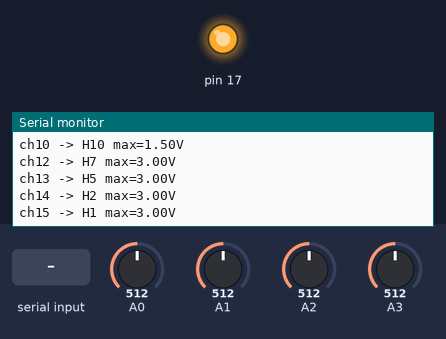
Bench run of a sketch on a simulated Arduino Leonardo, built with avr-gcc and run on an emulated ATmega32U4. Shown: output pins drawn as LEDs (lit = HIGH), the last lines printed to the serial monitor. Inputs (shaded band) come from the test bench; at power-on: A0 = 512, A1 = 512, A2 = 512, A3 = 512. Random numbers use the default seed unless the sketch sets one; pins used as bus, display or sensor lines are not drawn.

Above: at 1.2 s.
1.3 s: "START\n" received over Serial
At 2.0 s:
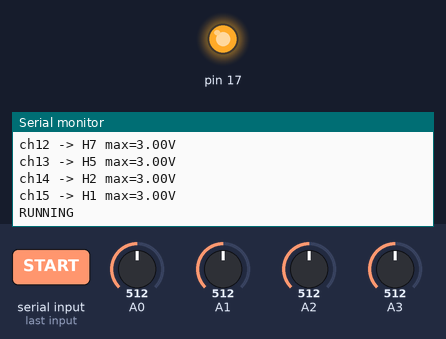
At 5.7 s:
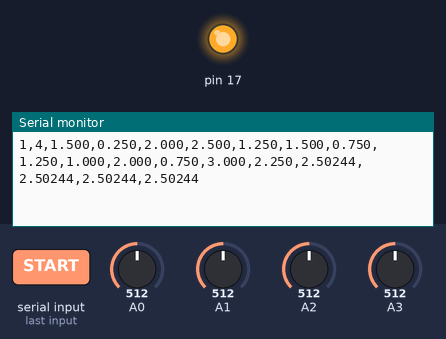
Timing chart, 0 to 7.2 s (numbered marks = the images above; inputs shaded):
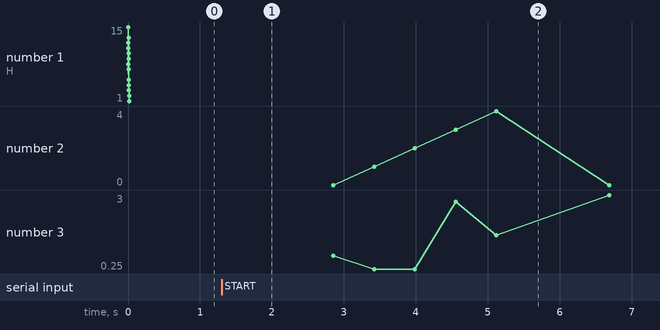

Measured:
- after the input at 1.3 s, the serial monitor: prints a new line at once (image 1)

The sketch:

experiment_16ch.ino
```cpp
#include <SPI.h>

/* =====================================================================
   13-HEATER RANDOM COMBINATION EXPERIMENT
   ---------------------------------------------------------------------
   - Only run this AFTER 1_pin_connection_check.ino has confirmed every
     active channel drives the pin you expect.
   - H6, H14, H18 (DAC channels 11, 8, 6) are EXCLUDED - resistance was
     never confirmed for them. They are forced to 0V once at startup
     and never touched by the sweep. Only the 13 heaters with known
     resistance are driven/randomized/logged.
   ===================================================================== */

/* ================= USER PARAMETERS ================= */
#define NUM_DAC_CH        16   // physical channel count on the DAC81416
#define NUM_COMB          5
#define NUM_PD            4

#define SWITCH_DELAY_MS   1000
#define HEATER_DELAY_MS   500
#define PD_SAMPLE_DELAY   10
#define PD_AVG_COUNT      5

/* ================= HARDWARE ================= */
#define CS_DAC            10
#define VREF_DAC          5.0

/* ================= GLOBALS ================= */
float dacVoltages[NUM_DAC_CH];
bool runFlag = false;

/* ================= PER-CHANNEL VOLTAGE LIMITS =================
   Index = DAC channel. Value = max safe voltage for that channel,
   set from the heater's resistance category (~120R -> 3.0V,
   ~60R -> 1.5V, keeping current at ~25mA vs the 30mA rating).
   Order/heater identity matches the mapping decoded from your notes.
   Channels 6, 8, 11 (H18, H14, H6) are unused - value irrelevant,
   they are never driven above 0V (see activeChannels[] below).
   ================================================================= */
const char* heaterName[NUM_DAC_CH] = {
  "H15","H12","H11","H8","H4","H3","H18","H9",
  "H14","H13","H10","H6","H7","H5","H2","H1"
};

float maxVolt[NUM_DAC_CH] = {
  3.0,  // ch0  H15  114.1R
  1.5,  // ch1  H12  62.3R
  3.0,  // ch2  H11  118.8R
  3.0,  // ch3  H8   114.1R
  1.5,  // ch4  H4   57.8R
  3.0,  // ch5  H3   113.5R
  0.0,  // ch6  H18  EXCLUDED
  1.5,  // ch7  H9   57.2R
  0.0,  // ch8  H14  EXCLUDED
  3.0,  // ch9  H13  114.9R
  1.5,  // ch10 H10  56.4R
  0.0,  // ch11 H6   EXCLUDED
  3.0,  // ch12 H7   116.1R
  3.0,  // ch13 H5   117.1R
  3.0,  // ch14 H2   116.8R
  3.0,  // ch15 H1   114.1R
};

/* Only these 13 channels are driven, randomized, and logged.
   H6 (11), H14 (8), H18 (6) are left out entirely. */
const int activeChannels[] = {0, 1, 2, 3, 4, 5, 7, 9, 10, 12, 13, 14, 15};
const int NUM_ACTIVE = sizeof(activeChannels) / sizeof(activeChannels[0]); // 13

/* ================= SETUP ================= */
void setup() {

  Serial.begin(115200);
  Serial1.begin(9600);

  pinMode(CS_DAC, OUTPUT);
  digitalWrite(CS_DAC, HIGH);

  SPI.begin();
  SPI.beginTransaction(SPISettings(10000000, MSBFIRST, SPI_MODE1));

  configureDAC();

  // Force every channel to 0V at boot, including the 3 excluded ones,
  // then leave the excluded ones alone for the rest of the run.
  for (int i = 0; i < NUM_DAC_CH; i++) setDAC(i, 0.0);

  randomSeed(analogRead(A7));

  Serial.println(F("READY"));
  Serial.println(F("Running 13 heaters. H6, H14, H18 excluded (held at 0V)."));
  Serial.println(F("Send START"));

  // Print the limits being used so a bad table edit is obvious immediately
  for (int i = 0; i < NUM_ACTIVE; i++) {
    int ch = activeChannels[i];
    Serial.print(F("ch")); Serial.print(ch);
    Serial.print(F(" -> ")); Serial.print(heaterName[ch]);
    Serial.print(F(" max=")); Serial.print(maxVolt[ch]);
    Serial.println(F("V"));
  }
}

/* ================= LOOP ================= */
void loop() {

  if (Serial.available()) {
    String cmd = Serial.readStringUntil('\n');
    cmd.trim();

    if (cmd == "START") {
      runFlag = true;
      Serial.println(F("RUNNING"));
    }
  }

  if (runFlag) {
    runFlag = false;
    runFullExperiment();
    Serial.println(F("DONE"));
  }
}

/* ================= MAIN EXPERIMENT ================= */
void runFullExperiment() {

  for (int port = 1; port <= 4; port++) {

    Serial1.print("SET ");
    Serial1.println(port);
    delay(SWITCH_DELAY_MS);

    for (int c = 0; c < NUM_COMB; c++) {

      generateCombination();
      applyDACs();

      delay(HEATER_DELAY_MS);

      float pd[NUM_PD];
      readPDs(pd);

      Serial.print(port);
      Serial.print(",");
      Serial.print(c);

      for (int i = 0; i < NUM_ACTIVE; i++) {
        int ch = activeChannels[i];
        Serial.print(",");
        Serial.print(dacVoltages[ch], 3);
      }

      for (int i = 0; i < NUM_PD; i++) {
        Serial.print(",");
        Serial.print(pd[i], 5);
      }

      Serial.println();
    }
  }

  // active heaters off between paths (excluded channels are already 0)
  for (int i = 0; i < NUM_ACTIVE; i++) setDAC(activeChannels[i], 0.0);
}

/* ================= COMBINATION GENERATOR =================
   Generates each channel's random voltage within ITS OWN max
   (0.25V steps), instead of drawing 0-3V then clamping. Clamping
   a 0-3V draw down to a 1.5V ceiling would bunch a large fraction
   of samples exactly at 1.5V (biased distribution) - this avoids
   that by sizing the step count per channel.
   ============================================================ */
void generateCombination() {

  // Only randomize the 13 active channels; excluded channels (H6/H14/H18)
  // simply keep whatever is in dacVoltages[] for them, which is always
  // driven to 0V in applyDACs()/setDAC() regardless.
  for (int i = 0; i < NUM_ACTIVE; i++) {
    int ch = activeChannels[i];
    int levels = (int)(maxVolt[ch] / 0.25) + 1;   // e.g. 1.5V -> 7 levels, 3V -> 13 levels
    int r = random(0, levels);
    dacVoltages[ch] = r * 0.25;

    if (dacVoltages[ch] > maxVolt[ch])
      dacVoltages[ch] = maxVolt[ch];
  }
}

/* ================= PD READ ================= */

void readPDs(float *pd) {

  for (int i = 0; i < NUM_PD; i++) pd[i] = 0;

  for (int n = 0; n < PD_AVG_COUNT; n++) {

    pd[0] += analogRead(A0);
    pd[1] += analogRead(A1);
    pd[2] += analogRead(A2);
    pd[3] += analogRead(A3);

    delay(PD_SAMPLE_DELAY);
  }

  for (int i = 0; i < NUM_PD; i++) {
    pd[i] = (pd[i] / PD_AVG_COUNT) * (5.0 / 1023.0);
  }
}

/* ================= DAC ================= */

void configureDAC() {

  digitalWrite(CS_DAC, LOW);
  SPI.transfer(0x03);
  SPI.transfer(0x00);
  SPI.transfer(0x84);
  digitalWrite(CS_DAC, HIGH);
  delayMicroseconds(5);

  digitalWrite(CS_DAC, LOW);
  SPI.transfer(0x09);
  SPI.transfer(0x00);
  SPI.transfer(0x00);
  digitalWrite(CS_DAC, HIGH);
}

void applyDACs() {
  // Drive only the 13 active channels. Excluded channels (H6/H14/H18)
  // were already forced to 0V in setup() and are never touched again.
  for (int i = 0; i < NUM_ACTIVE; i++) {
    int ch = activeChannels[i];
    setDAC(ch, dacVoltages[ch]);
  }
}

void setDAC(uint8_t ch, float voltage) {

  voltage = constrain(voltage, 0, maxVolt[ch]);

  uint16_t code = (uint16_t)((voltage / VREF_DAC) * 65535.0);

  digitalWrite(CS_DAC, LOW);

  SPI.transfer(0x10 | (ch & 0x0F));
  SPI.transfer(code >> 8);
  SPI.transfer(code & 0xFF);

  digitalWrite(CS_DAC, HIGH);
}
```
